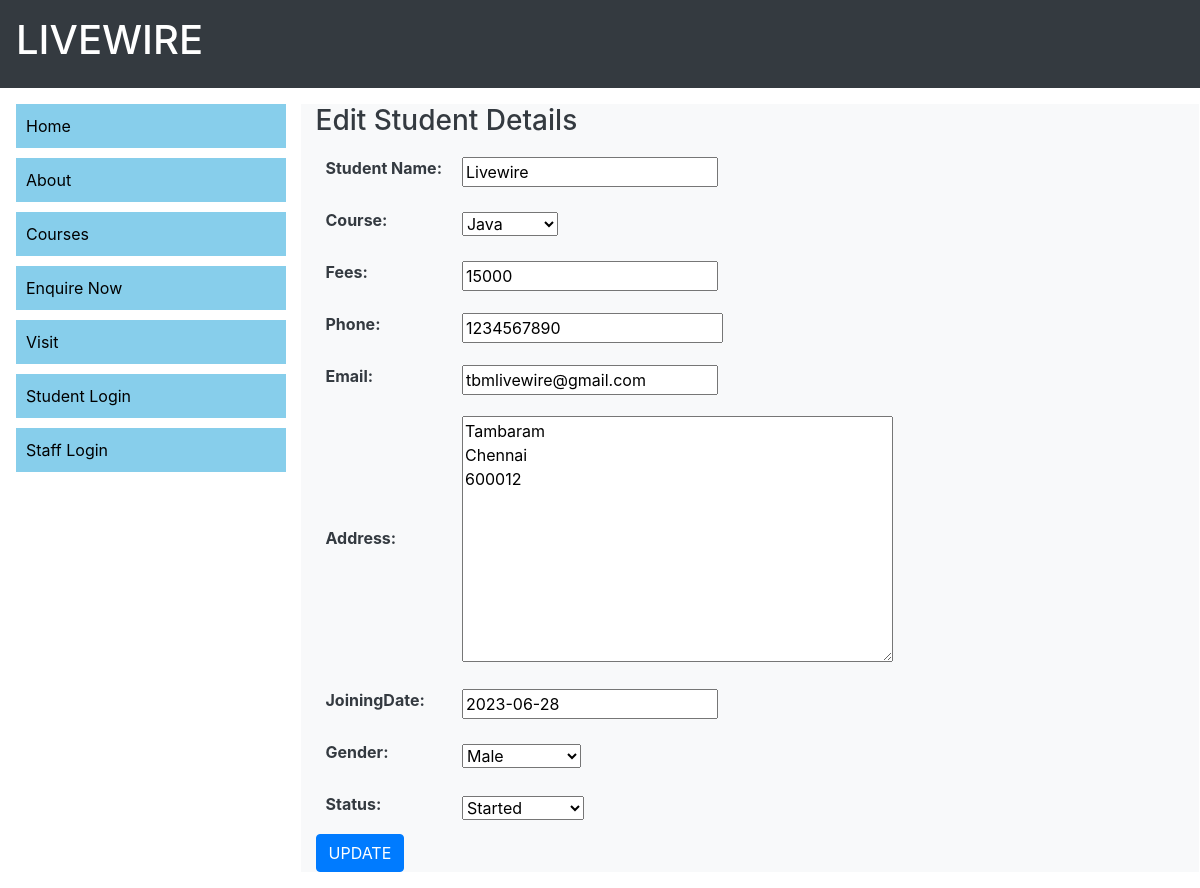
The page /editStudent/TBM002/ (signed in) on the database its author committed.
### myapp/models.py (models this page shows)
class Student(models.Model):
    stdId = models.CharField(max_length=10,verbose_name='Student Id')
    stdName = models.CharField(max_length=30, verbose_name='Student Name')
    gender = models.CharField(max_length=15,choices=[('Male','Male'),
                                                     ('Female','Female'),
                                                     ("Transgender","Transgender")])
    email = models.EmailField()
    phone = models.BigIntegerField()
    course = models.CharField(max_length=25,choices=[('Python','Python'),
                                                     ('Java','Java'),
                                                     ('C','C'),
                                                     ('C++','C++'),
                                                     ('Django','Django'),
                                                     ('Full Stack','Full Stack')],
                              default='Python')
    joiningDate = models.DateField()
    fees = models.IntegerField()
    status = models.CharField(max_length=15,choices=[('Yet to Start','Yet to Start'),
                                                     ('Started','Started'),
                                                     ('Hold','Hold'),
                                                     ('Discontinued','Discontinued'),
                                                     ('Completed','Completed')])
    address = models.TextField()

### myapp/views.py (the view)
# urls.py: path('editStudent/<id>/',login_required(EditStudent.as_view()),name='editstu'),
class EditStudent(UpdateView):
    model = Student
    fields = ('stdName','course','fees','phone','email','address','joiningDate','gender','status')
    template_name = 'editStudent.html'
    success_url = reverse_lazy('viewstu')
    def get_object(self, queryset=None):
        obj = get_object_or_404(Student,stdId=self.kwargs['id'])
        return obj

### templates/editStudent.html (shortened to what this page needs)
{%extends 'base.html'%}
{%block content%}
  <h3>Edit Student Details</h3>
  <form method="post">
      <table>
        {{form.as_table}}
      </table>
      <input type="submit" value="UPDATE" class="btn btn-primary">
  </form>
{%endblock%}

### templates/base.html (style rules this page uses)
td,th { padding:10px; }

### rows shown on the page
Student: stdName "Livewire", course "Java", fees "15000", phone "1234567890", email "tbmlivewire@gmail.com", address "Tambaram Chennai 600012", joiningDate "2023-06-28", gender "Male", status "Started"
